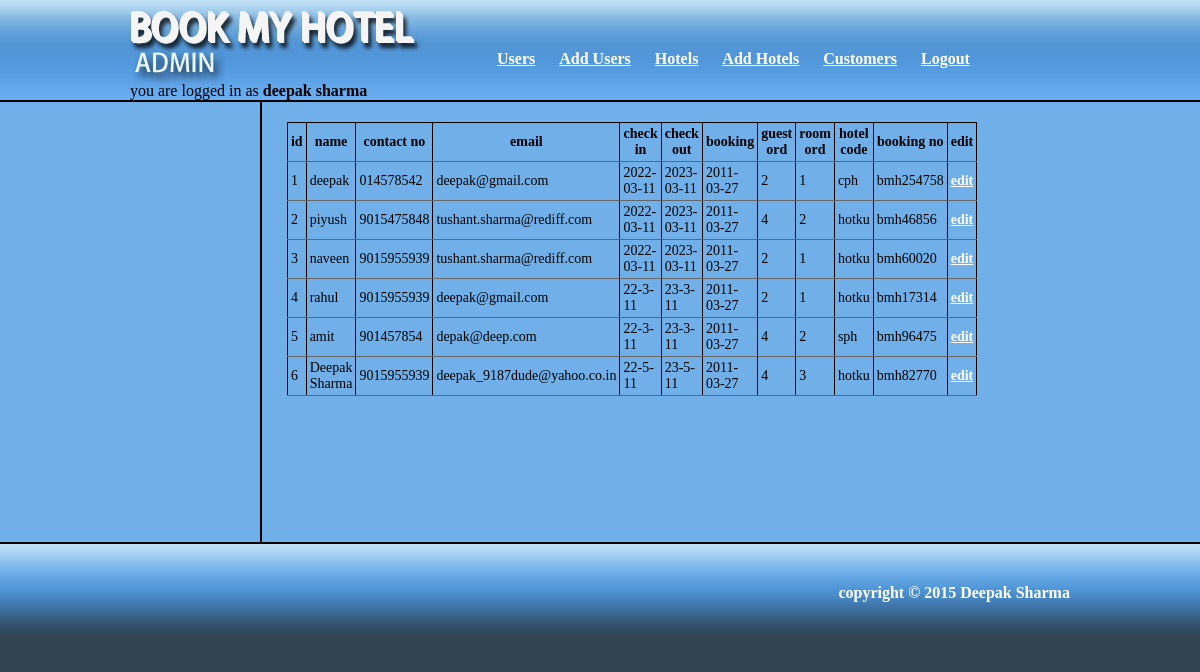
The page /admin/admin.php?page=customers (signed in) on the database its author committed.
### tables this page shows
CREATE TABLE IF NOT EXISTS `customers` (
  `id` int(11) NOT NULL AUTO_INCREMENT,
  `name` varchar(50) NOT NULL,
  `contact_number` varchar(15) NOT NULL,
  `email` varchar(50) NOT NULL,
  `check_in_date` varchar(20) NOT NULL,
  `check_out_date` varchar(20) NOT NULL,
  `booking_date` date NOT NULL,
  `guest_ordered` int(11) NOT NULL,
  `room_ordered` int(11) NOT NULL,
  `hotel_code` varchar(20) NOT NULL,
  `booking_no` varchar(50) NOT NULL,
  PRIMARY KEY (`id`)
);

### includes/db.php (called while the page is built, shortened)
<?php
    class db_class{
        public function admin_customers(){
            include_once '../admin/includes/admin_customers.php';
        }
    }
?>

### admin/includes/admin_customers.php (the view)
<table>
    <tr>
        <th>id</th>
        <th>name</th>
        <th>contact no</th>
        <th>email</th>
        <th>check in</th>
        <th>check out</th>
        <th>booking</th>
        <th>guest ord</th>
        <th>room ord</th>
        <th>hotel code</th>
        <th>booking no</th>
        <th>edit</th>
    </tr>
<?php
     $query = "select * from customers";
     $result = mysql_query($query);
     while ($row = mysql_fetch_array($result)) {
        echo "<tr>
            <td>{$row['id']}</td>
            <td>{$row['name']}</td>
            <td>{$row['contact_number']}</td>
            <td>{$row['email']}</td>
            <td>{$row['check_in_date']}</td>
            <td>{$row['check_out_date']}</td>
            <td>{$row['booking_date']}</td>
            <td>{$row['guest_ordered']}</td>
            <td>{$row['room_ordered']}</td>
            <td>{$row['hotel_code']}</td>
            <td>{$row['booking_no']}</td>
            <td><a href=\"admin.php?page=edit_customer&id={$row['id']}\"/>edit</a></td>
        </tr>";
    }
?>
</table>

### admin/css/style.css (style rules this page uses)
body { width:99.99%; background: #334351; }
* { margin:0px; padding:0px; }
#content_middle table { border-collapse: collapse; border:1px solid black; width:100%; }
#content_middle tr td, #content_middle tr th { padding:3px; font-size:14px; border-right:1px solid black; border-bottom:1px solid #666666; }
#content_middle tr td a, #content_middle tr th a { color:white; font-weight: bold; }

### rows shown on the page
customers: id "1", name "deepak", contact_number "014578542", email "deepak@gmail.com", check_in_date "2022-03-11", check_out_date "2023-03-11", booking_date "2011-03-27", guest_ordered "2", room_ordered "1", hotel_code "cph", booking_no "bmh254758"
customers: id "2", name "piyush", contact_number "9015475848", email "tushant.sharma@rediff.com", check_in_date "2022-03-11", check_out_date "2023-03-11", booking_date "2011-03-27", guest_ordered "4", room_ordered "2", hotel_code "hotku", booking_no "bmh46856"
customers: id "3", name "naveen", contact_number "9015955939", email "tushant.sharma@rediff.com", check_in_date "2022-03-11", check_out_date "2023-03-11", booking_date "2011-03-27", guest_ordered "2", room_ordered "1", hotel_code "hotku", booking_no "bmh60020"
customers: id "4", name "rahul", contact_number "9015955939", email "deepak@gmail.com", check_in_date "22-3-11", check_out_date "23-3-11", booking_date "2011-03-27", guest_ordered "2", room_ordered "1", hotel_code "hotku", booking_no "bmh17314"
customers: id "5", name "amit", contact_number "901457854", email "depak@deep.com", check_in_date "22-3-11", check_out_date "23-3-11", booking_date "2011-03-27", guest_ordered "4", room_ordered "2", hotel_code "sph", booking_no "bmh96475"
customers: id "6", name "Deepak Sharma", contact_number "9015955939", email "deepak_9187dude@yahoo.co.in", check_in_date "22-5-11", check_out_date "23-5-11", booking_date "2011-03-27", guest_ordered "4", room_ordered "3", hotel_code "hotku", booking_no "bmh82770"

### other values the page prints
$_SESSION['name'] "deepak sharma"
